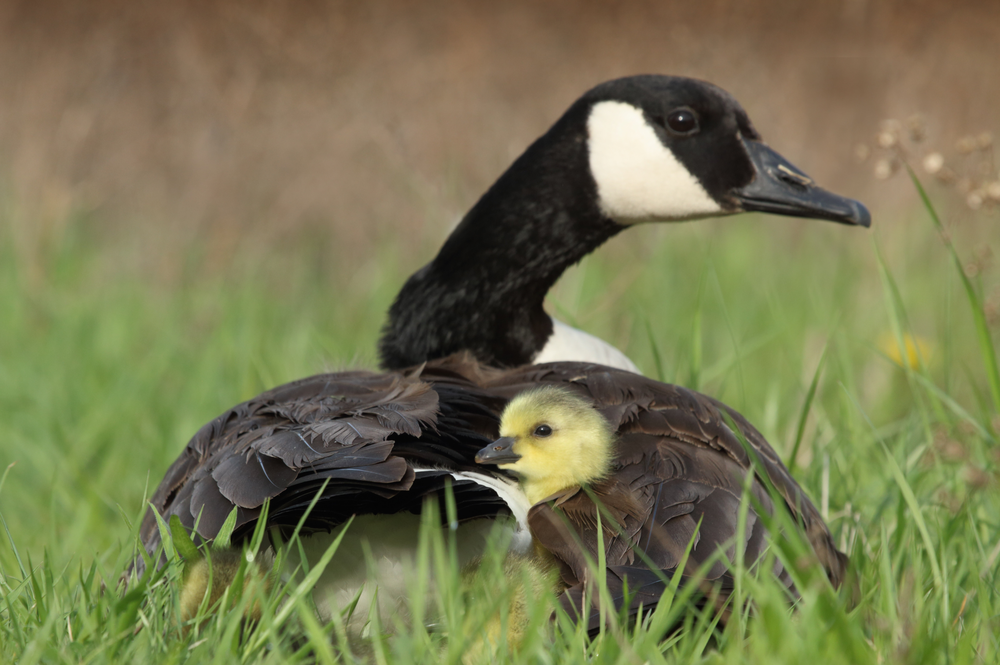
#> input picture interviews/testimg.png, 1000 x 665 px, shrunk from 2040 x 1356 before the run
$ jupyter execute image_processing.ipynb
#> lines starting #> are read from the running program, lines starting #| are printed output that depends on the picture
### 1. import numpy, create a random integer vector of length 15

[cell 1]
import numpy as np
a = np.random.randint(5, size=15)
print(a)

### 2. get the 3 largest values in the array

[cell 2]
print(a[np.argsort(a)[-3:]]) #print (a[np.argpartition(-a,3)[:3]])

### 3. find the most frequent value in this array

[cell 3]
print(np.bincount(a).argmax())

### 4. shuffle it, compute the averages with a sliding window of size 5

[cell 4]
def moving_average(a, n=5) :
    ret = np.cumsum(a, dtype=float)
    ret[n:] = ret[n:] - ret[:-n]
    return ret[n - 1:] / n
np.random.shuffle(a)
print(moving_average(a, n=5))

### 5. find the nearest value to a given value (z) in this array

[cell 5]
z = 2.1
m = a.flat[np.abs(a - z).argmin()]
print(m)

### 6.  generate a 2D Gaussian kernel

[cell 6]
X, Y = np.meshgrid(np.linspace(-1,1,10), np.linspace(-1,1,10))
D = np.sqrt(X*X+Y*Y)
sigma, mu = 1.0, 0.0
G = np.exp(-( (D-mu)**2 / ( 2.0 * sigma**2 ) ) )
print(G/np.sum(G))

### 7. get a random video from the internet, show the 100th frame

[cell 7]
import cv2
import matplotlib.pyplot as plt

# test on high-resolution
plt.figure(dpi=300)

img = cv2.imread('testimg.png')
#> img is the input picture: shape (665, 1000, 3); mean B, G, R 80.3, 118.3, 118.4

# test on BGR
RGB_img = cv2.cvtColor(img, cv2.COLOR_BGR2RGB)
plt.imshow(RGB_img)

### 8. blur it by using the generated Gaussian kernel

[cell 8]
# note the sum
blur_img = cv2.filter2D(RGB_img, -1, G/np.sum(G))
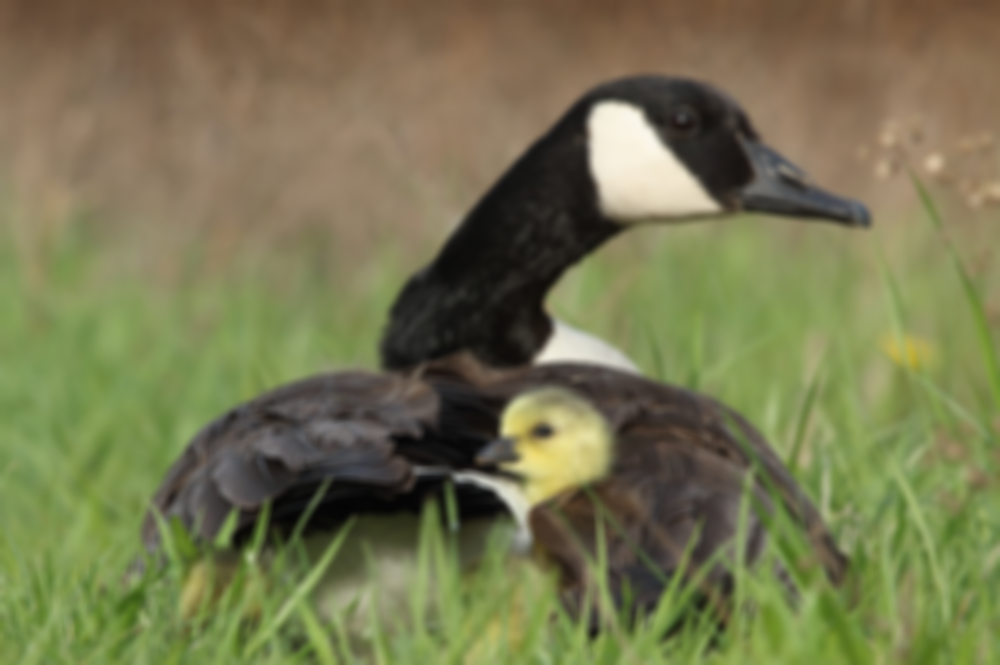
#> blur_img: shape (665, 1000, 3); mean R, G, B 118.4, 118.2, 80.3
plt.figure(dpi=300)
plt.imshow(blur_img)
